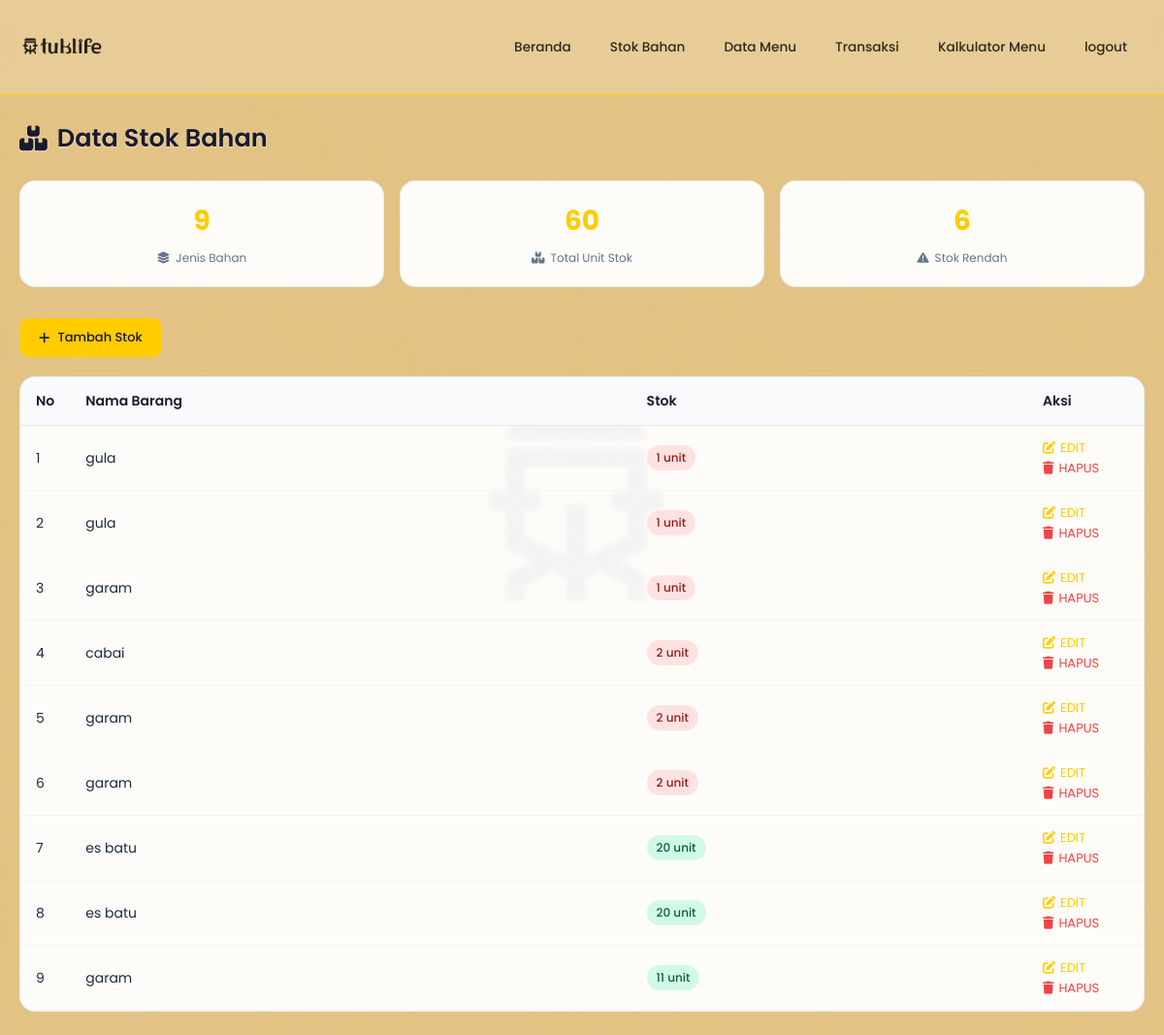
The page /modules/stok-bahan/index.php on the database its author committed.
### tables this page shows
CREATE TABLE `stok` (
  `id_stok` int NOT NULL,
  `nama_stok` varchar(100) DEFAULT NULL,
  `stok` int DEFAULT NULL
);

### modules/stok-bahan/index.php (the view, shortened to what this page needs)
<?php
require_once '../../config/database.php';
require_once '../../includes/header.php';
$query = "SELECT * FROM stok ORDER BY id_stok ASC";
$result = mysqli_query($conn, $query);
$totalJenisStok = $result ? mysqli_num_rows($result) : 0;
$sumResult = mysqli_query($conn, "SELECT COALESCE(SUM(stok),0) as total_unit FROM stok");
$totalStokUnit = (int)($sumResult ? mysqli_fetch_assoc($sumResult)['total_unit'] : 0);
$lowStokResult = mysqli_query($conn, "SELECT COUNT(*) as total_low FROM stok WHERE stok <= 10");
$totalLowStok = (int)($lowStokResult ? mysqli_fetch_assoc($lowStokResult)['total_low'] : 0);
?>
<h1><i class="fas fa-boxes"></i> Data Stok Bahan</h1>
<div class="stats-grid">
    <div class="stat-card">
        <div class="stat-value"><?= $totalJenisStok ?></div>
        <div class="stat-label"><i class="fas fa-layer-group"></i> Jenis Bahan</div>
    </div>
    <div class="stat-card">
        <div class="stat-value"><?= $totalStokUnit ?></div>
        <div class="stat-label"><i class="fas fa-boxes"></i> Total Unit Stok</div>
    </div>
    <div class="stat-card">
        <div class="stat-value"><?= $totalLowStok ?></div>
        <div class="stat-label"><i class="fas fa-exclamation-triangle"></i> Stok Rendah</div>
    </div>
</div>
<div class="action-buttons" style="margin-bottom: 20px;">
    <a href="tambah.php" class="btn btn-primary">
        <i class="fas fa-plus"></i> Tambah Stok
    </a>
</div>
<div class="table-wrapper">
    <table>
        <thead>
            <tr>
                <th width="50">No</th>
                <th>Nama Barang</th>
                <th>Stok</th>
                <th width="120">Aksi</th>
            </tr>
        </thead>
        <tbody>
            <?php
            $no = 1;
            if(mysqli_num_rows($result) > 0):
                while($row = mysqli_fetch_assoc($result)): ?>
                <tr>
                    <td><?= $no++ ?></td>
                    <td><?= htmlspecialchars($row['nama_stok'] ?? '') ?></td>
                    <td>
                        <span class="badge badge-<?= ($row['stok'] <= 10) ? 'danger' : 'success' ?>">
                            <?= $row['stok'] ?? 0 ?> unit
                        </span>
                    </td>
                    <td>
                        <a href="edit.php?id=<?= $row['id_stok'] ?>" class="action-link">
                            <i class="fas fa-edit"></i> EDIT
                        </a>
                        <a href="hapus.php?id=<?= $row['id_stok'] ?>" class="action-link action-link-danger" onclick="return confirm('Yakin ingin menghapus stok ini?')">
                            <i class="fas fa-trash"></i> HAPUS
                        </a>
                    </td>
                </tr>
                <?php endwhile;
            else: ?>
                <tr>
                    <td colspan="4" style="text-align: center;">Belum ada data stok</td>
                </tr>
            <?php endif; ?>
        </tbody>
    </table>
</div>
<?php include '../../includes/footer.php'; ?>

### rows shown on the page
stok: nama_stok "gula", stok "1"
stok: nama_stok "gula", stok "1"
stok: nama_stok "garam", stok "1"
stok: nama_stok "cabai", stok "2"
stok: nama_stok "garam", stok "2"
stok: nama_stok "garam", stok "2"
stok: nama_stok "es batu", stok "20"
stok: nama_stok "es batu", stok "20"
stok: nama_stok "garam", stok "11"

### other values the page prints
$totalJenisStok "9"
$totalStokUnit "60"
$totalLowStok "6"
